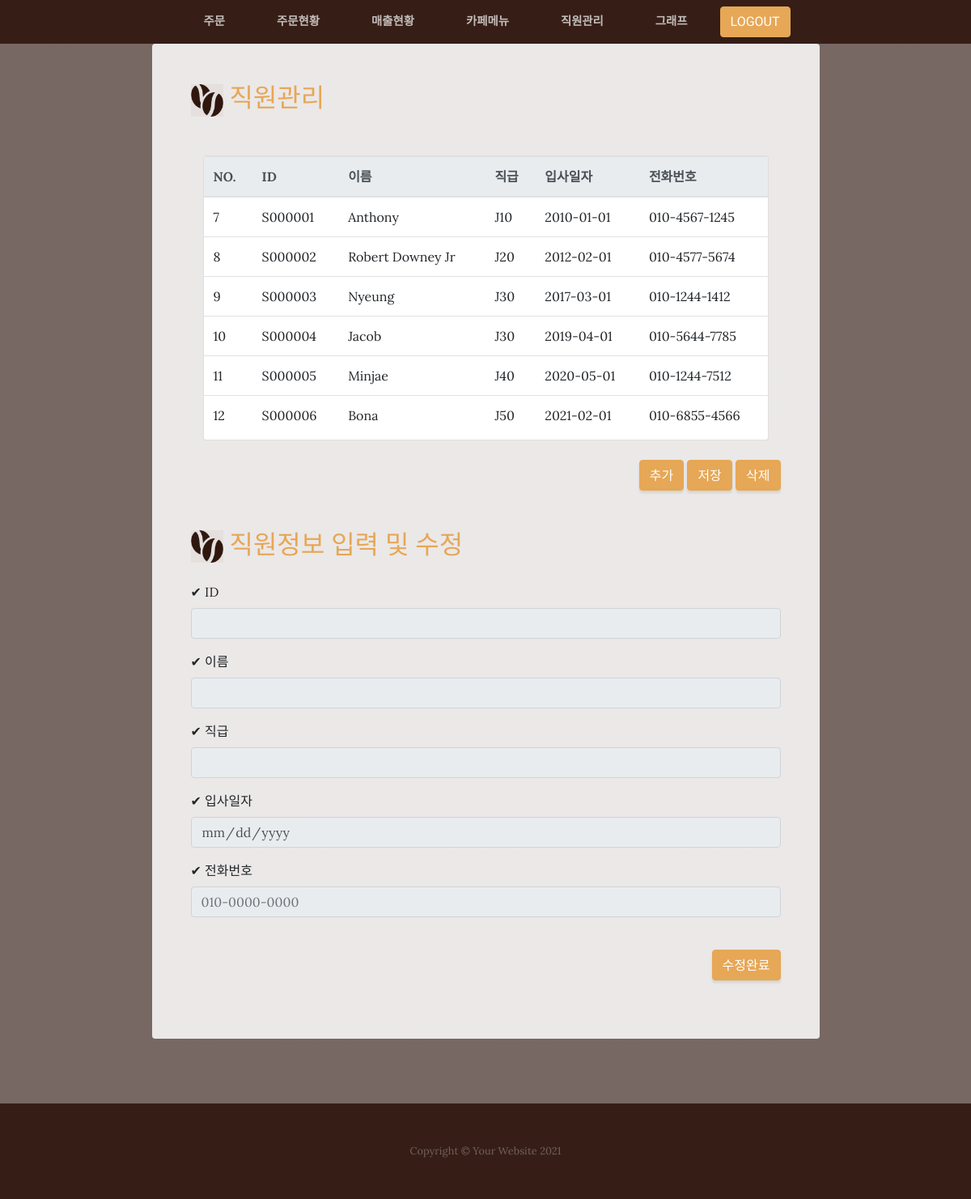
The app's page /maple/staff/, older data.
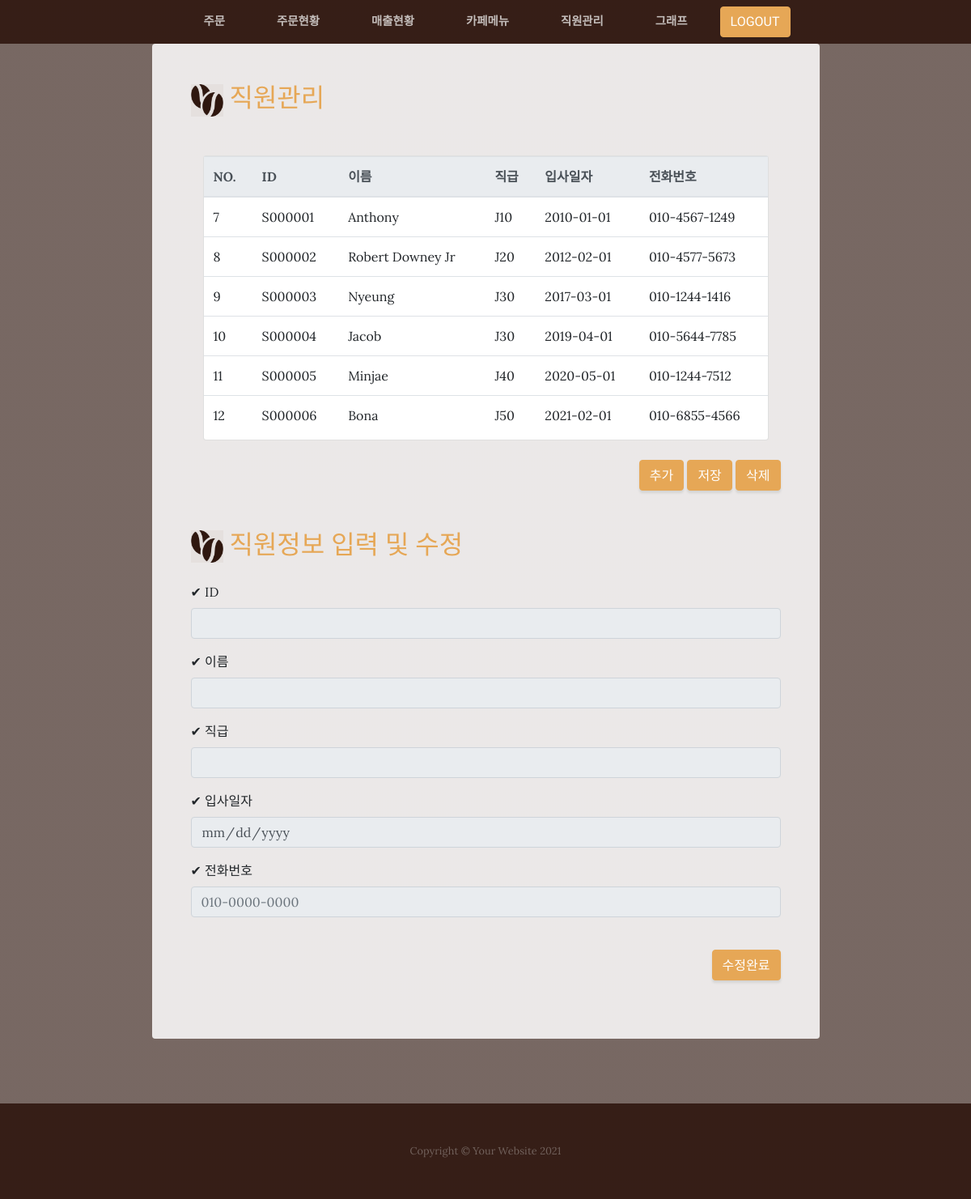
The same page, newer data.
### mapleApp/models.py (models this page shows, shortened)
class Staff(models.Model):
    staffid   = models.CharField(max_length=20)                     #직원ID
    staffname = models.CharField(max_length=20)                     #직원명
    jobtitle  = models.CharField(max_length=20,choices=job_title )  #직급
    startdate = models.DateField()                                  #입사일
    phone     = models.CharField(max_length=20)                     #전화번호
    class Meta:
        db_table = 'm_staff'

### mapleApp/views.py (the view)
# urls.py: path('staff/', views.staff, name='staff'),
def staff(request):
    staffs  = Staff.objects.all()
    context = {'staffs' : staffs}
    return render(request, 'staff.html', context)

### mapleApp/templates/staff.html (shortened to what this page needs)
{% include 'header.html' %}
{% load static%}
{% load humanize %}
  <section class="page-section about-heading">
    <div class="container">
      <div class="about-heading-content">
        <div class="row">
          <div class="col-xl-9 col-lg-10 mx-auto">
            <div class="bg-faded rounded p-5">
              <h2 class="section-heading mb-4">
                <img  src="{% static 'img/cafe_icon3.png'%}" width="40" height="40">
                <span class="text-uppercase text-primary"> 직원관리 </span>
              </h2>
              <br>
              <div class="container d-flex justify-content-center mt-50 mb-50">
                <div class="card w-100">
                  <div class="table-responsive">
                    <div style="width:100%; height:350px; overflow:auto ">
                    <table class="table table-hover " >
                      <thead class="thead-light">
                        <tr>
                          <th scope="col">NO.</th>
                          <th scope="col">ID</th>
                          <th scope="col">이름</th>
                          <th scope="col">직급</th>
                          <th scope="col">입사일자</th>
                          <th scope="col">전화번호</th>
                        </tr>
                      </thead>
                      <tbody id="staff_table">
                          {% for Staff in staffs %}
                          <tr>
                            <td>{{Staff.id}}</td>
                            <td>{{Staff.staffid}}</td>
                            <td>{{Staff.staffname}}</a></td>
                            <td>{{Staff.jobtitle}}</td>
                            <td>{{Staff.startdate|date:'Y-m-d'}}</td>
                            <td>{{Staff.phone}}</td>
                            </tr>
                          {% endfor %}
                      </tbody>
                    </table>
                    </div>
                  </div>
                </div>
              </div>
              <br>
              <div class="intro-button" align="right">
                <button type="submit" class="btn btn-primary" id="inputBtn2">추가</button>
                <button type="submit" class="btn btn-primary" id="saveBtn2">저장</button>
                <button type="submit" class="btn btn-primary" id="delBtn2">삭제</button>
              </div>
              <br>
              <h2 class="section-heading mb-4">
                <img  src="{% static 'img/cafe_icon3.png'%}" width="40" height="40">
                <span class="text-uppercase text-primary" > 직원정보 입력 및 수정 </span>
              </h2>
              <section class="content">
                <div class="row">
                  <div class="col-md-12">
                    <div class="box box-primary">
                      <form id="regForm"  method="post" action="" >
                        <div class="box-body">
                          <div class="form-group">
                            <label for="exampleInputEmail1"> ✔ ID </label>
                              <input type="text"  name="staffid" readonly
                                id='staffid' class="form-control" placeholder="">
                          </div>
                          <div class="form-group">
                            <label for="exampleInputEmail1"> ✔ 이름 </label>
                              <input type="text"  name="staffname" readonly
                                id='staffname' class="form-control" placeholder="">
                          </div>
                          <div class="form-group">
                            <label for="exampleInputEmail1"> ✔ 직급 </label>
                              <input type="text"   name="jobtitle" readonly
                                id='jobtitle' class="form-control" placeholder="">
                          </div>
                          <div class="form-group">
                            <label for="exampleInputEmail1"> ✔ 입사일자 </label>
                              <input type="date"   name="startdate" readonly
                                id='startdate' class="form-control" placeholder="">
                          </div>
                           <div class="form-group">
                            <label for="exampleInputEmail1"> ✔ 전화번호 </label>
                              <input type="tel"  name="phone" readonly
                                id='phone' class="form-control" placeholder="010-0000-0000">
                            </div>
                        </div>
                      </form>
                    </div>
                  </div>
                </div>
              </section>
              <br>
              <div class="intro-button" align="right">
                <button type="submit" class="btn btn-primary" id="modiBtn3">수정완료</button>
              </div>
              <br>
            </div>
          </div>
        </div>
      </div>
    </div>
  </section>
{% include 'footer.html' %}
</body>
</html>

### mapleApp/templates/header.html (shortened to what this page needs)
<!DOCTYPE html>
{% load static%}
<html lang="en">
<head>
  <link href="{% static 'vendor/bootstrap/css/bootstrap.min.css'%}" rel="stylesheet">
  <link href="{% static 'css/business-casual.min.css'  %}" rel="stylesheet">
</head>
<body>
  <nav class="navbar navbar-expand-lg navbar-dark py-lg-2" id="mainNav">
    <div class="container">
      <div class="collapse navbar-collapse" id="navbarResponsive">
        <ul class="navbar-nav mx-auto">
          <li class="nav-item px-lg-4">
            <a class="nav-link text-uppercase text-expanded" href="../order">주문</a>
          </li>
          <li class="nav-item px-lg-4">
            <a class="nav-link text-uppercase text-expanded" href="../order_list">주문현황</a>
          </li>
          <li class="nav-item px-lg-4">
            <a class="nav-link text-uppercase text-expanded" href="../salesStatus">매출현황</a>
          </li>
          <li class="nav-item px-lg-4">
            <a class="nav-link text-uppercase text-expanded" href="../menu">카페메뉴</a>
          </li>
          <li class="nav-item px-lg-4">
            <a class="nav-link text-uppercase text-expanded" href="../staff">직원관리</a>
          </li>
          <li class="nav-item px-lg-4">
            <a class="nav-link text-uppercase text-expanded" href="../staff">그래프</a>
          </li>
          <li class="nav-item px-lg-1">
            <a class="btn btn-primary btn-s" href="{% url 'logout' %}" >LOGOUT</a>
          </li>
        </ul>
      </div>
    </div>
  </nav>

### mapleApp/templates/footer.html (shortened to what this page needs)
{% load static%}
  <footer class="footer text-faded text-center py-5">
    <div class="container">
      <p class="m-0 small">Copyright &copy; Your Website 2021</p>
    </div>
  </footer>
</body>
</html>

Row changes from the older to the newer data that the page shows:
changed Staff "Anthony": phone "010-4567-1245" → "010-4567-1249"
changed Staff "Robert Downey Jr": phone "010-4577-5674" → "010-4577-5673"
changed Staff "Nyeung": phone "010-1244-1412" → "010-1244-1416"
